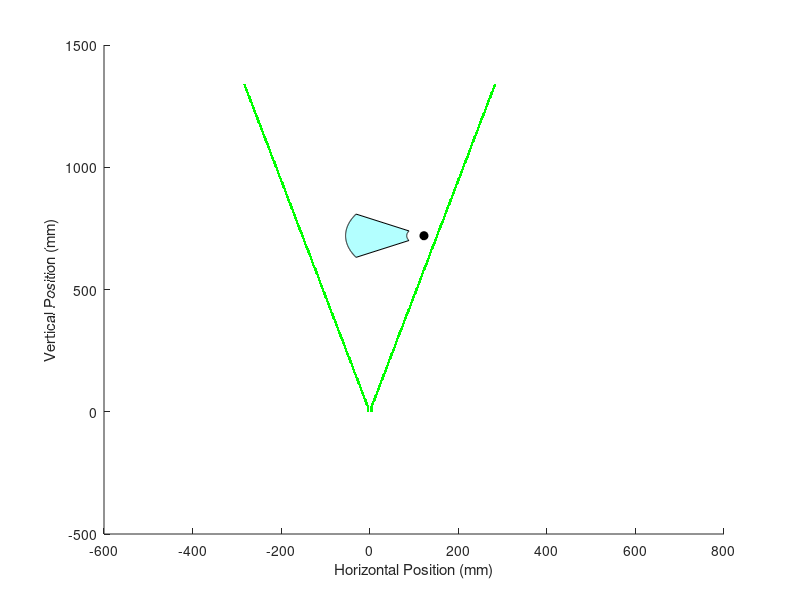

Source code (MATLAB): (Note: this script raises an error after producing the figure.)
clear
close all

% Initial plot of single radial gaussian distribution
% I0 = 1; % normalized units
% bw = 4; % mm
% r = linspace(-2*bw,2*bw,200);
% I = I0 * exp((-2*r.^2) / bw^2);
% 
% figure
% plot(r, I, LineWidth=2)
% xlabel("Radial distance")
% ylabel("Intensity")
% set(gca, FontSize=14)

% Plot heatmap for energy intensity in FOV
clear

color_lim = 0.25;
I0 = 1; % normalized units
% bw = 3.427; % mm, reported as 1/4 inch (6.35 mm) but effective diameter 86.5% listed in test at 3.4 mm
% bw = 3.875; % commented out on 09/08/2026
bw = 9;
% bw = 5;Is t
L = 350; % mm, vertical length of FOV, pre-DFD value was 400
W = 350; % mm, horizontal width of FOV, pre-DFD value was 400
L_cal = 500;
W_cal = 310;
wt_dim = 1200; % mm, wind tunnel is 1.2 x 1.2 m
% vert_off = (14 + 7)*10; % mm, vertical offset of laser mirrors above wind tunnel

vert_off = (11 + 1)*10; % mm, vertical offset of lens above wind tunnel
d = ((wt_dim - L) / 2) + vert_off; % mm, vertical distance from focal point of cylindrical
                                    % lens to top of FOV
d_cal = ((wt_dim - L_cal) / 2) + vert_off; % mm, vertical distance from focal point of cylindrical
h_off = W*0.35; % mm, horizontal offset of wind tunnel
% z = linspace(d,d+L,200);
hor_num = 1000;
vert_num = 1000;

% ----------------------------------------------------------------------
% -------------------Annular section swept by wing----------------------
% ----------------------------------------------------------------------

w_r = 39; % mm
w_L = 177; % mm
phi = 30; % deg

p_y = d + L/2;
p_x = h_off;
% Parameters
pivot = [p_x, p_y];            % pivot point (not on the line)
line_p1 = [p_x + w_r, p_y];          % line endpoint 1
line_p2 = [p_x + w_L, p_y];          % line endpoint 2

% Radii of the two endpoints
r1 = norm(line_p1 - pivot);
r2 = norm(line_p2 - pivot);

% Sample angles
theta = linspace(-phi, phi, 200);

% Arc coordinates
x_outer = pivot(1) - r1*cosd(theta);
y_outer = pivot(2) - r1*sind(theta);

x_inner = pivot(1) - r2*cosd(theta);
y_inner = pivot(2) - r2*sind(theta);

% Build annular sector polygon
x_ring = [x_inner, fliplr(x_outer)];
y_ring = [y_inner, fliplr(y_outer)];

% ----------------------------------------------------------------------

t = 2; % thickness of laser beam edge on plot (not physical)
% fl = 3.91; % mm, a concave lens so this number is actually negative
% bfl_vals = 100; % mm
% bfl_vals = [5.2, 5.3, 7.1, 7.7, 9.0, 11.0, 14.0, 15.0 16.3, 20.3, 21.3, 23.5, 26.2, 26.7];
% bfl_vals = 11; % mm, currently installed lens
% bfl_vals = 15; % mm, next size up in terms of lens dimensions
% bfl_vals = 20.3; % mm, next size up after that, not in stock here
bfl_vals = 21.3; % mm, next size up after that
% back focal length (mechanical) different from effective focal length
% (optical), "A mechanical measurement given as the distance between the
% last surface of an optical lens to its image plane."
P = 10; % W, roughly

if (~isscalar(bfl_vals))
    med_int_vals = zeros(size(bfl_vals));
end

for j = 1:length(bfl_vals)
bfl = bfl_vals(j);

z = linspace(0,wt_dim + vert_off + bfl,vert_num);
theta = atan(bw / (2 * bfl));
int_grid = zeros(hor_num,length(z));
laser_grid = zeros(hor_num,length(z));
for i = 1:length(z)
    cur_w = 2 * z(i) * tan(theta);
    % r = linspace(-W/2,W/2,200);
    % radial/width array for laser beam intensity calculation
    w_r = linspace(-wt_dim/2  + h_off, wt_dim/2 + h_off,hor_num);
    % I0 = (2 * P) / (pi * (cur_w / 10)^2); % only true for cone
    A = pi * (bw / 10) * ((cur_w / 2) / 10);
    I0 = P / A;
    I = I0 * exp((-2*w_r.^2) / cur_w^2);

    % Store as a column
    int_grid(i,:) = I(:);

    if (z(i) < bfl) % preserve laser as beam before lens
        [M, ind_left] = min(abs(w_r + bw/2));
        [M, ind_right] = min(abs(w_r - bw/2));
    else % find location where beam width ends
        [M, ind_left] = min(abs(w_r + cur_w/2));
        [M, ind_right] = min(abs(w_r - cur_w/2));
    end

    try % give laser some apparent thickness on the plot so it can be seen more clearly
    laser_grid(i, ind_left-t:ind_left+t) = 1;
    laser_grid(i, ind_right-t:ind_right+t) = 1;
    catch % when thickness hits border of plot, plot original unthickened line
    laser_grid(i, ind_left) = 1;
    laser_grid(i, ind_right) = 1;
    end

    % if (mod(i,50) == 0)
    %     figure
    %     plot(r, I, LineWidth=2)
    %     xlabel("Radial distance")
    %     ylabel("Intensity")
    %     set(gca, FontSize=14)
    % end
end
if (~isscalar(bfl_vals))
median_intensity = median(int_grid(z > d+bfl & z < (d+bfl+L),w_r > -W/2 & w_r < W/2),"all");
med_int_vals(j) = round(median_intensity,3);
end
end

if (isscalar(bfl_vals))
bfl = bfl_vals;

% [left bottom width height]
FOV_pos = [-W/2 d + bfl W L];
Cal_pos = [-W/2 + (W - W_cal)/2 d_cal + bfl W_cal L_cal];
PIV_w = 300;
PIV_L = 400;
PIV_x = -W/2 + (W - W_cal)/2 + (W_cal - PIV_w)/2;
PIV_y = d_cal + bfl + (L_cal - PIV_L)/2;
PIV_pos = [PIV_x PIV_y PIV_w PIV_L];
wind_tunnel_pos = [-wt_dim/2 + h_off bfl + vert_off wt_dim wt_dim];

% ----------------------------------------------------------------------
% ----------Laser Beam Border in Wind Tunnel Section Plot---------------
% ----------------------------------------------------------------------

figure
hold on
imagesc(w_r, z, laser_grid)
n = 256;  % number of steps
cmap = [linspace(1,0,n)', linspace(1,1,n)', linspace(1,0,n)'];  
colormap(cmap);

% Plot annular region swept by wing
fill(x_ring, y_ring, 'c', 'FaceAlpha', 0.3, 'EdgeColor', 'k');
plot(pivot(1), pivot(2), 'ko', 'MarkerFaceColor', 'k'); % pivot

xlabel('Horizontal Position (mm)')
ylabel('Vertical Position (mm)')
set(gca, FontSize=14)
set(gca,'YDir','reverse')
axis equal
xlim([-wt_dim/2 + h_off wt_dim/2 + h_off])
ylim([0 wt_dim + vert_off])
% xlim([-4 4])
% ylim([0 8])
% xlim([-4 4])
% ylim([-8 8])
title('Border of Laser Beam')

% FOV rectangle
rectangle('Position', FOV_pos, 'EdgeColor', 'k', 'LineWidth', 2)

% Wind tunnel rectangle
rectangle('Position', wind_tunnel_pos, 'EdgeColor', 'k', 'LineWidth', 1)

% ----------------------------------------------------------------------
% ------------Field of View in Wind Tunnel Section Plot-----------------
% ----------------------------------------------------------------------

figure
hold on
imagesc(w_r, z, int_grid)
cb = colorbar;
% clim([0 color_lim])

% Define custom 2-color colormap:
% - first color: white (for values below cutoff)
% - second color: yellow (for values above cutoff)
colormap([1 1 1; 1 1 0]);
% Set color limits so that values <= cutoff map to first color,
% and values >= cutoff map to second color
clim([color_lim-0.001, color_lim+0.001]); 

datacursormode on

% Plot annular region swept by wing
fill(x_ring, y_ring, 'c', 'FaceAlpha', 0.3, 'EdgeColor', 'k');
plot(pivot(1), pivot(2), 'ko', 'MarkerFaceColor', 'k'); % pivot

% FOV rectangle
rectangle('Position', FOV_pos, 'EdgeColor', 'k', 'LineWidth', 2)

% Calibration target rectangle
rectangle('Position', Cal_pos, 'EdgeColor', '#4f4f4f', 'LineWidth', 2)

% Wind tunnel rectangle
rectangle('Position', wind_tunnel_pos, 'EdgeColor', 'k', 'LineWidth', 1)

ylabel(cb,'W / cm^2','FontSize',16,'Rotation',270)
xlabel('Horizontal Position (mm)')
ylabel('Vertical Position (mm)')
set(gca, FontSize=14)
set(gca,'YDir','reverse')
axis equal
xlim([-wt_dim/2 + h_off wt_dim/2 + h_off])
ylim([0 wt_dim + vert_off])
title('Light Intensity in Wind Tunnel')

% ----------------------------------------------------------------------
% ------------------------Field of View in PIV Plot---------------------
% ----------------------------------------------------------------------

figure
hold on

datacursormode on

% Calibration target rectangle
rectangle('Position', PIV_pos, 'FaceColor', 'green',...
          'EdgeColor', 'none','FaceAlpha', 0.5)

% Plot annular region swept by wing
plot([x_ring x_ring(1)], [y_ring y_ring(1)], 'k', 'LineWidth', 1.5);
plot(pivot(1), pivot(2), 'ko', 'MarkerFaceColor', 'k'); % pivot

x_ring_mirror = 2*pivot(1) - x_ring;  % reflect across pivot x

plot([x_ring_mirror x_ring_mirror(1)], [y_ring y_ring(1)], 'k', 'LineWidth', 1.5);
plot(pivot(1), pivot(2), 'ko', 'MarkerFaceColor', 'k'); % pivot

% Wind tunnel rectangle
rectangle('Position', wind_tunnel_pos, 'EdgeColor', 'k', 'LineWidth', 3)

ylabel(cb,'W / cm^2','FontSize',16,'Rotation',270)
xlabel('Horizontal Position (mm)')
ylabel('Vertical Position (mm)')
set(gca, FontSize=14)
set(gca,'YDir','reverse')
axis equal
padding = 100;
xlim([-wt_dim/2 + h_off - padding wt_dim/2 + h_off + padding])
ylim([vert_off - padding wt_dim + vert_off + padding])
set(gca, 'XDir', 'reverse'); % flip axis since PIV is from behind
title('Light Intensity in Wind Tunnel')

% ----------------------------------------------------------------------
% --------------------------Field of View Plot--------------------------
% ----------------------------------------------------------------------

figure
hold on
imagesc(w_r(w_r > -W/2 & w_r < W/2), z(z > d+bfl & z < (d+bfl+L)), int_grid(z > d+bfl & z < (d+bfl+L),w_r > -W/2 & w_r < W/2))
cb = colorbar;
% clim([0 color_lim])
clim([0 0.2])
datacursormode on

% FOV rectangle
rectangle('Position', FOV_pos, 'EdgeColor', 'k', 'LineWidth', 2)

ylabel(cb,'W / cm^2','FontSize',16,'Rotation',270)
xlabel('Horizontal Position (mm)')
ylabel('Vertical Position (mm)')
set(gca, FontSize=14)
set(gca,'YDir','reverse')
axis equal
xlim([-W/2 W/2])
ylim([d+bfl d+bfl+L])
title('Light Intensity in Field of View')

disp("Back focal length: " + bfl + " mm")

mean_intensity = mean(int_grid(z > d+bfl & z < (d+bfl+L),w_r > -W/2 & w_r < W/2),"all");
disp("The average intensity in the FOV is: " + round(mean_intensity,3) + " W/cm^2")

median_intensity = median(int_grid(z > d+bfl & z < (d+bfl+L),w_r > -W/2 & w_r < W/2),"all");
disp("The median intensity in the FOV is: " + round(median_intensity,3) + " W/cm^2")

min_intensity = min(int_grid(z > d+bfl & z < (d+bfl+L),w_r > -W/2 & w_r < W/2),[],"all");
disp("The minimum intensity in the FOV is: " + round(min_intensity,3) + " W/cm^2")

else
    [M, I] = max(med_int_vals);
    disp("Highest median intensity is " + M + " W/cm^2, for BFL = " + bfl_vals(I))
end
